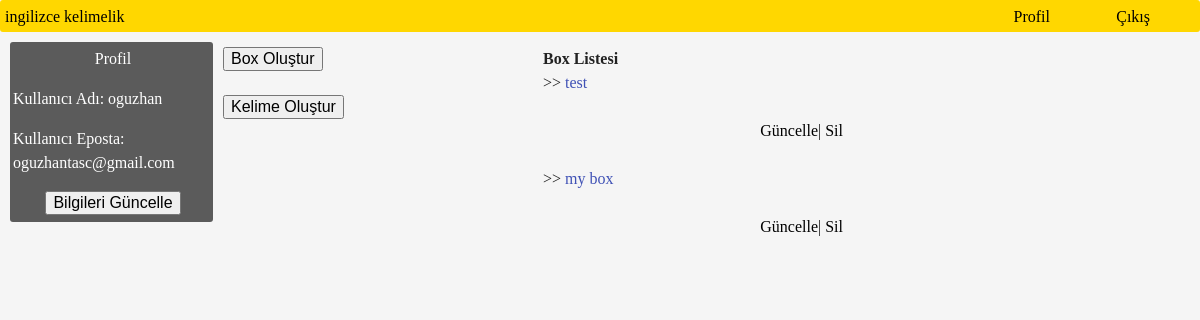
The app's page /profile.php (signed in), older data.
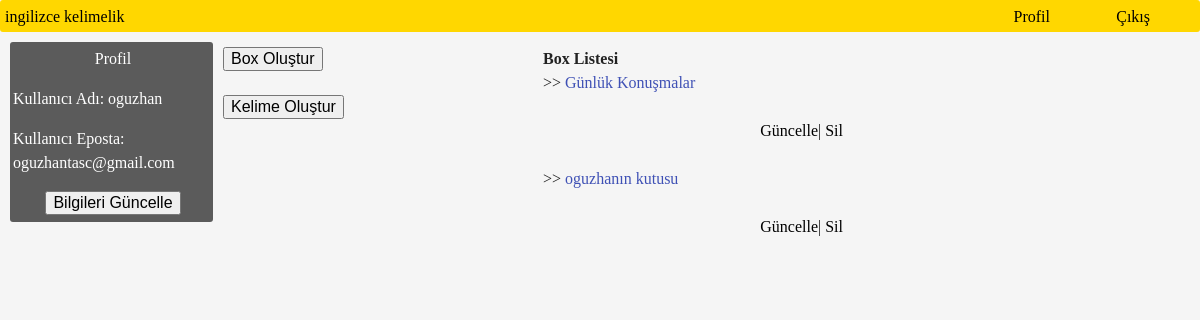
The same page, newer data.
### tables this page shows
CREATE TABLE `box` (
  `b_id` int(11) NOT NULL,
  `u_id` int(11) NOT NULL,
  `b_name` text NOT NULL
);

### connection.php (called while the page is built)
<?php
    $host       =   "localhost:8889";
    $db_name    =   "ingilizcekelimelik";
    $user       =   "root";
    $pass       =   "root";
    try{
        $baglan = new PDO("mysql:host=".$host.";dbname=".$db_name, $user,$pass);
        $baglan->exec("set names utf8");
    }catch(PDOException $e){
        echo $e->getMessage();
    }
    require_once 'class.crud.php';
    $crud = new crud($baglan);
?>

### Class.crud.php (called while the page is built, shortened)
<?php
class crud{
    private $db;
    function __construct($baglan){
        $this->db = $baglan;
    }
    public function getUserData($id)
    {
        try {
            $userData = $this->db->prepare("select * from user where u_id = ?");
            $userData->bindParam(1,$id);
            $check = $userData->execute();
            if ($check) {
                if ($userData->rowCount() == 1) {
                    return $userData->fetchAll();
                }
            }
            return false;
        } catch (PDOException $e) {
            echo $e->getMessage();
        }
    }
    public function getBox($id)
    {
        try {
            $boxes = $this->db->prepare("select * from box where u_id = ? order by b_id desc");
            $boxes->bindParam(1,$id);
            $check = $boxes->execute();
            if ($check) {
                if ($boxes->rowCount()>0) {
                    return $boxes->fetchAll();
                }
                return false;
            }
            return false;
        } catch (PDOException $e) {
            echo $e->getMessage();
        }
    }
}
?>

### profile.php (the view, shortened to what this page needs)
<?php
	require_once "connection.php";
	if ($_SESSION) {
		require_once "base.php";
		$user = $crud->getUserData($_SESSION['id']);
		$boxes = $crud->getBox($_SESSION['id']);
?>
	<div class="sol">
		<div class="center">Profil</div>
		<p>Kullanıcı Adı: <?php echo $user[0]["username"]; ?></p>
		<p>Kullanıcı Eposta: <?php echo $user[0]["email"]; ?></p>
		<div class="center"><a href="p_update.php"><button style="font-size: 16px;">Bilgileri Güncelle</button></a></div>
	</div>
	<div class="gobek">
		<div class=""><a href="create_box.php"><button style="font-size: 16px;">Box Oluştur</button></a></div>
		<br>
		<div class=""><a href="vocabulary.php"><button style="font-size: 16px;">Kelime Oluştur</button></a></div>
	</div>
	<div class="gobek3">
		<b>Box Listesi</b><br>
<?php
	if ($boxes) {
		foreach ($boxes as $box) {
?>
		<div class="">
			>> <a class="a-blue" href="box.php?b_id=<?php echo $box['b_id'];?>"><?php echo $box['b_name']; ?></a>
			<div class="right3"><br>
				<a href="u_box.php?u_id=<?php echo $box['b_id']; ?>">Güncelle</a>|
				<a href="profile.php?d_id=<?php echo $box['b_id']; ?>">Sil</a>
			</div><br>
		</div>
<?php
		}
	}else{
?>
	<div><p>Box oluşturmadınız. Kelimeleri gruplayarak kaydetmek için hemen bir box oluşturun.</p></div>
<?php
	}
?>
	</div>
<?php
	}else{
		header("Location:login.php");
	}
?>

Row changes from the older to the newer data that the page shows:
removed box: b_name "test"
removed box: b_name "my box"
added box: b_name "Günlük Konuşmalar"
added box: b_name "oguzhanın kutusu"
